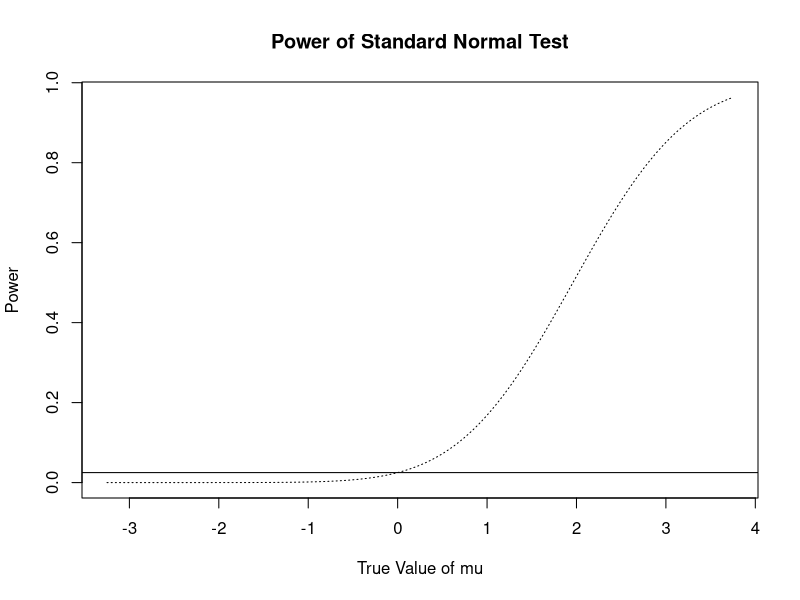
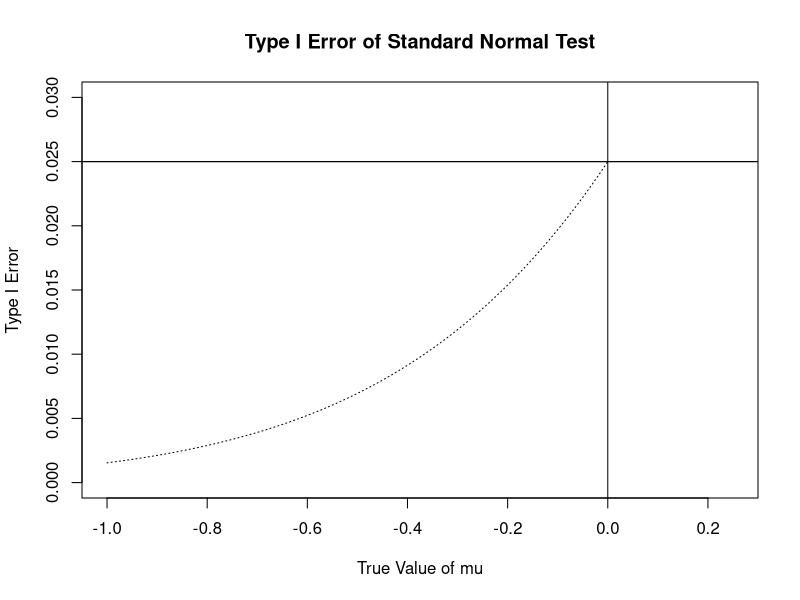
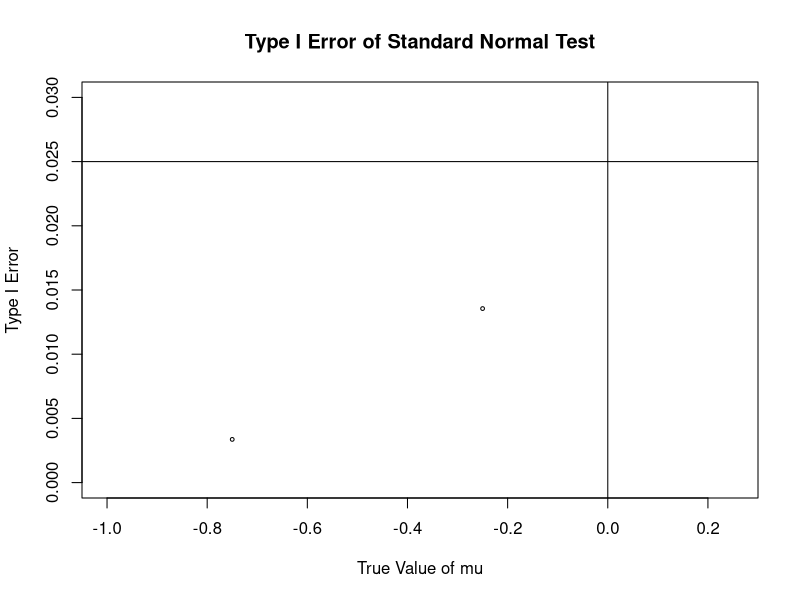
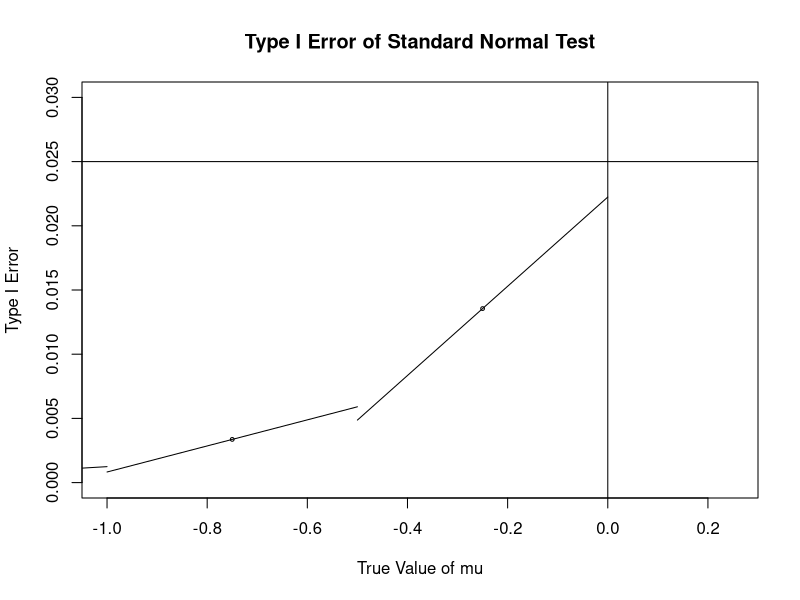
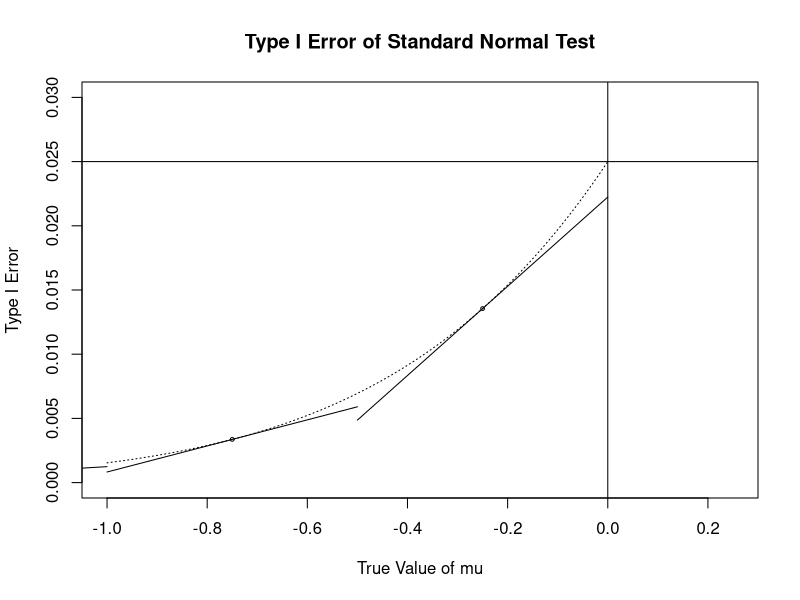
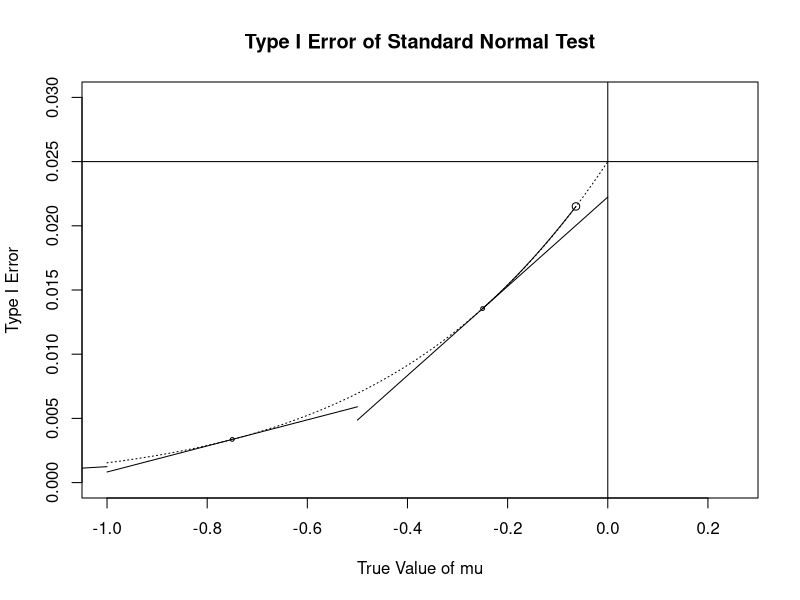
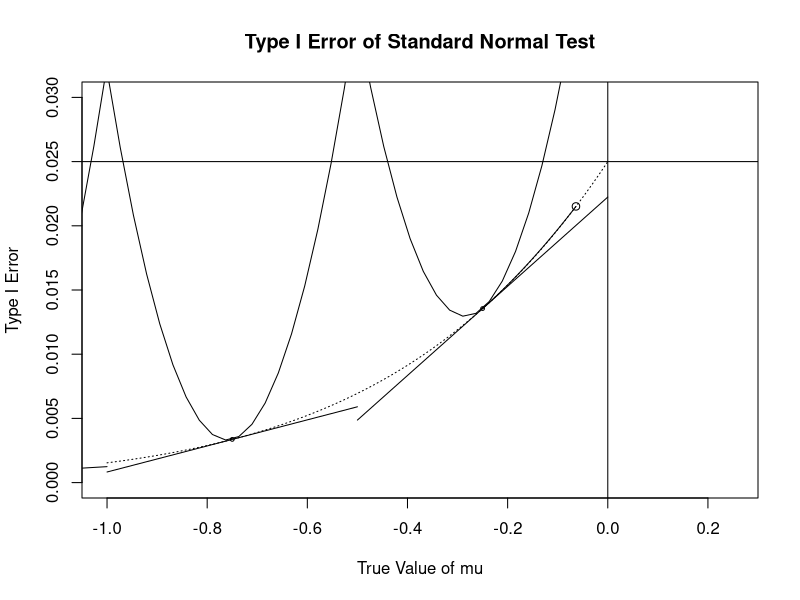
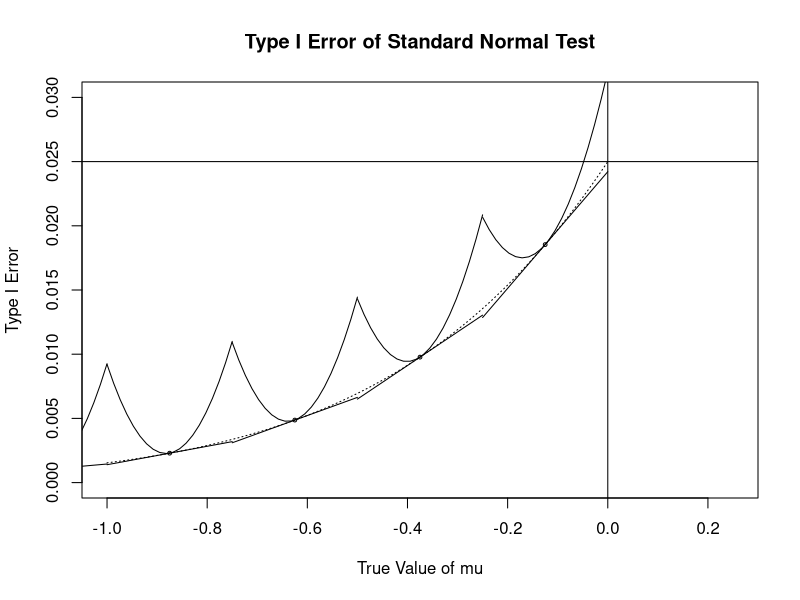

Recreate these plots in R, in order.
#Throwaway file - this generates the graphics for the FDA talk.

# Graphic 1: Power curve for a simple Normal Test with sigma = 1, testing mu > 0, at level .025

png(file="../figures/z-test-1.png")
npoints = 40
mu = seq(-3.25,3.75, by = .5)
# Power of a test with with sigma = 1, alpha .025:
# = P( N(mu, 1) > z_.975 )
# = P( N(0,1) > -mu + z_.975    )
pow = 1 - pnorm(- mu + qnorm(.975))
plot(type = "n",x = mu, y = pow, cex = .2, xlab = "True Value of mu",ylab = "Power", main = "Power of Standard Normal Test")

temp_mu = seq(-3.25,3.75, length.out = npoints*100)
pow_temp_mu = 1 - pnorm(- temp_mu + qnorm(.975))
lines(x = temp_mu, y = pow_temp_mu, lty = 3)
abline(a = .025,b =0)
dev.off()

#Perhaps add a rectangular box here, on the powerpoint, to show that we are zooming in on it!

# Graphic 2a: Type I Error curve for the same normal test (zeroing out at mu = 0). Sparse point set. As if you had infinitely many Monte Carlo samples!
png(file="../figures/z-test-2.png")
npoints = 3
mu = seq(-1,0, length.out = npoints)
stepsize = mu[2] - mu[1]
mu= mu - stepsize/2
pow = 1 - pnorm(- mu + qnorm(.975))
plot(type = "n",x = mu, y = pow, cex = .5, ylim = c(0, .03), xlim = c(-1,0.25),
       xlab = "True Value of mu",ylab = "Type I Error", main = "Type I Error of Standard Normal Test")
abline(a = .025, b = 0)
abline(a = 0, b = 999999)

temp_mu = seq(-1,0, length.out = npoints*100)
pow_temp_mu = 1 - pnorm(- temp_mu + qnorm(.975))
lines(x = temp_mu, y = pow_temp_mu, lty = 3)
abline(a = .025,b =0)
dev.off()

# Graphic 2b: Sparse point set. As if you had infinitely many Monte Carlo samples!
png(file="../figures/z-test-3.png")
npoints = 3
mu = seq(-1,0, length.out = npoints)
stepsize = mu[2] - mu[1]
mu= mu - stepsize/2
pow = 1 - pnorm(- mu + qnorm(.975))
plot(x = mu, y = pow, cex = .5, ylim = c(0, .03), xlim = c(-1,0.25),
     xlab = "True Value of mu",ylab = "Type I Error", main = "Type I Error of Standard Normal Test")
abline(a = .025, b = 0)
abline(a = 0, b = 999999)
dev.off()

# Graphic 3: Using the first derivative, add knowledge of the slope. Represent this as lines, going in each direction, through the relevant points
png(file="../figures/z-test-5.png")
plot(x = mu, y = pow, cex = .5, ylim = c(0, .03), xlim = c(-1,0.25),
     xlab = "True Value of mu",ylab = "Type I Error", main = "Type I Error of Standard Normal Test")
abline(a = .025, b = 0)
abline(a = 0, b = 999999)
epsilon = .001
mu_plus_eps = mu + epsilon
pow_plus_eps = 1 - pnorm(- mu_plus_eps + qnorm(.975))
pow_derivative = (pow_plus_eps - pow)/epsilon

upper = pow + pow_derivative*stepsize/2
lower = pow - pow_derivative*stepsize/2

for(i in 1:npoints){
  lines(x = mu[i] + stepsize*c(-.5,.5), y = c(lower[i],upper[i]))
}
dev.off()

#. But this is an approximation, not a rigorous upper bound!
# Graphic 3b: Add a plot of the true type I Error over top!
png(file='../figures/z-test-6.png')
plot(x = mu, y = pow, cex = .5, ylim = c(0, .03), xlim = c(-1,0.25),
     xlab = "True Value of mu",ylab = "Type I Error", main = "Type I Error of Standard Normal Test")
abline(a = .025, b = 0)
abline(a = 0, b = 999999)
for(i in 1:npoints){
  lines(x = mu[i] + stepsize*c(-.5,.5), y = c(lower[i],upper[i]))
}
temp_mu = seq(-1,0, length.out = npoints*100)
pow_temp_mu = 1 - pnorm(- temp_mu + qnorm(.975))
lines(x = temp_mu, y = pow_temp_mu, lty = 3)
dev.off()


# Graphic 3c: Show that Taylor's theorem describes the error of this approximation
png(file='../figures/z-test-7.png')
plot(x = mu, y = pow, cex = .5, ylim = c(0, .03), xlim = c(-1,0.25),
     xlab = "True Value of mu",ylab = "Type I Error", main = "Type I Error of Standard Normal Test")
abline(a = .025, b = 0)
abline(a = 0, b = 999999)
for(i in 1:npoints){
  lines(x = mu[i] + stepsize*c(-.5,.5), y = c(lower[i],upper[i]))
}
lines(x = temp_mu, y = pow_temp_mu, lty = 3)

index_point<- length(temp_mu)*15/16
x_point = temp_mu[index_point]
y_point = pow_temp_mu[index_point]
points(x_point, y_point)

x_diff = x_point - mu[length(mu)]
y_diff = y_point - (pow[length(mu)] + pow_derivative[length(mu)]*(x_diff))

x_temp = rep(NA, 50)
y_temp = rep(NA, 50)
s = seq(0,x_diff, length.out = 50)
for(i in 1:50){
  x_temp[i] = x_point - x_diff + s[i]
  y_temp[i] = pow[length(mu)] + s[i]*pow_derivative[length(mu)]+ (y_diff)*(s[i]/x_diff)^2
}
lines(x_temp, y_temp)
dev.off()

# Graphic 4: Add a quadratic curve to the linear point! This is now a rigorous upper bound function.
#Note: I believe the upper bound on the second derivative is equal to 1. The taylor penalty is equal to d^2/2
png(file='../figures/z-test-8.png')
plot(x = mu, y = pow, cex = .5, ylim = c(0, .03), xlim = c(-1,0.25),
     xlab = "True Value of mu",ylab = "Type I Error", main = "Type I Error of Standard Normal Test")
abline(a = .025, b = 0)
abline(a = 0, b = 999999)
for(i in 1:npoints){
  lines(x = mu[i] + stepsize*c(-.5,.5), y = c(lower[i],upper[i]))
}
lines(x = temp_mu, y = pow_temp_mu, lty = 3)
points(x_point, y_point)
lines(x_temp, y_temp)

penalty_length = 20
penalized_sequence <- seq(-.5,.5, length.out = penalty_length)
for(i in 1:npoints){
      penalized_bound = pow[i] + pow_derivative[i]*stepsize*penalized_sequence + (1/2)*(stepsize^2)*(penalized_sequence)^2
      lines(x = mu[i] + stepsize*penalized_sequence, y = penalized_bound)
}
dev.off()

# Graphics 5-8: animate how much better this gets as we change the number of points, showing that it rapidly converges!
smooth_out = function(npoints, fig.idx){
    png(file=paste('../figures/z-test-', fig.idx, '.png', sep=''))

    # Copy/pasted the above!
    mu = seq(-1,0, length.out = npoints)
    stepsize = mu[2] - mu[1]
    mu= mu - stepsize/2
    pow = 1 - pnorm(- mu + qnorm(.975))
    plot(x = mu, y = pow, cex = .5, ylim = c(0, .03), xlim = c(-1,0.25),
         xlab = "True Value of mu",ylab = "Type I Error", main = "Type I Error of Standard Normal Test")
    abline(a = .025, b = 0)
    abline(a = 0, b = 999999)

    epsilon = .001
    mu_plus_eps = mu + epsilon
    pow_plus_eps = 1 - pnorm(- mu_plus_eps + qnorm(.975))
    pow_derivative = (pow_plus_eps - pow)/epsilon

    upper = pow + pow_derivative*stepsize/2
    lower = pow - pow_derivative*stepsize/2

    for(i in 1:npoints){
        lines(x = mu[i] + stepsize*c(-.5,.5), y = c(lower[i],upper[i]))
    }

    temp_mu = seq(-1,0, length.out = npoints*100)
    pow_temp_mu = 1 - pnorm(- temp_mu + qnorm(.975))
    lines(x = temp_mu, y = pow_temp_mu, lty = 3)

    penalty_length = 20
    penalized_sequence <- seq(-.5,.5, length.out = penalty_length)

    for(i in 1:npoints){
        penalized_bound = pow[i] + pow_derivative[i]*stepsize*penalized_sequence + (1/2)*(stepsize^2)*(penalized_sequence)^2
        lines(x = mu[i] + stepsize*penalized_sequence, y = penalized_bound)
    }

    dev.off()
}

smooth_out(5, 9)
smooth_out(10, 10)
smooth_out(20, 11)
smooth_out(40, 12)

# Ok, that is how you would do it in 1 dimension!
# Except, wait, we don't actually know this 0th order and 1st order information. What should we do instead?
# We can make confidence intervals for both of them!
# The 0th order, the point estimates here, are what you're used to seeing estimated by Monte Carlo 

# [Insert new graphic - the points, with vertical confidence band]

# The first order, the point estimates here, can actually be estimated with Monte Carlo as well - 
# The estimator we need to use here, is a certain type of score estimator

# It turns out that we can bound these
# [Insert new graphic - the points are corners of triangles, which have shaded-in arcs of the area 
# that can be reached by the score confidence interval]


#Graphic 8 : error bars on Monte Carlo
require(plotrix)

png(file='../figures/z-test-13.png')
#### Copied from previous!
npoints = 3
mu = seq(-1,0, length.out = npoints)
stepsize = mu[2] - mu[1]
mu= mu - stepsize/2
pow = 1 - pnorm(- mu + qnorm(.975))
plot(x = mu, y = pow, cex = 1, ylim = c(0, .03), xlim = c(-1,0.25),
     xlab = "True Value of mu",ylab = "Type I Error", main = "Type I Error of Standard Normal Test")
abline(a = .025, b = 0)
abline(a = 0, b = 999999)
######

uplimit = pow + (1/100)*sqrt(pow * (1 - pow))
lowlimit = pow - (1/100)*sqrt(pow * (1 - pow))
plotCI(mu, pow, ui = uplimit, li=lowlimit, add = TRUE)
dev.off()

#Graphic 9: error bars on the score estimate
png(file='../figures/z-test-14.png')
plot(x = mu, y = pow, cex = 1, ylim = c(0, .03), xlim = c(-1,0.25),
     xlab = "True Value of mu",ylab = "Type I Error", main = "Type I Error of Standard Normal Test")
abline(a = .025, b = 0)
abline(a = 0, b = 999999)

epsilon = .001
mu_plus_eps = mu + epsilon
pow_plus_eps = 1 - pnorm(- mu_plus_eps + qnorm(.975))
pow_derivative = (pow_plus_eps - pow)/epsilon

width = 1/100
vertical = (1/100)*sqrt(pow * (1 - pow))
for(i in 1:npoints){
  x = c(mu[i] , mu[i] , mu[i] + stepsize/2 , mu[i]+stepsize/2)
  y = c(pow[i] - vertical[i], pow[i] + vertical[i],
        pow[i] + (stepsize/2)*pow_derivative[i] + width*stepsize/2 + vertical[i], 
        pow[i] + (stepsize/2)*pow_derivative[i] - width*stepsize/2 - vertical[i])
  polygon(x,y,border=NA,col=blues9[3])
}
for(i in 1:npoints){
  x = c(mu[i], mu[i], mu[i] - stepsize/2, mu[i] - stepsize/2)
  y = c(pow[i] - vertical[i], pow[i] + vertical[i], 
        pow[i] - (stepsize/2)*pow_derivative[i] + width*stepsize/2 + vertical[i], 
        pow[i] - (stepsize/2)*pow_derivative[i] - width*stepsize/2 - vertical[i])
  polygon(x,y,border=NA,col=blues9[3])
}
plotCI(mu, pow, ui = uplimit, li=lowlimit, add = TRUE)
dev.off()

# In order to come up with a final overall bound:
# we can take a 1 - delta/2 confidence bound in Monte Carlo for the 0th order;
# a 1 - delta/2 confidence bound in Monte Carlo for the score;
# and, using this process, compute the worst upper bound over both of those confidence intervals.
